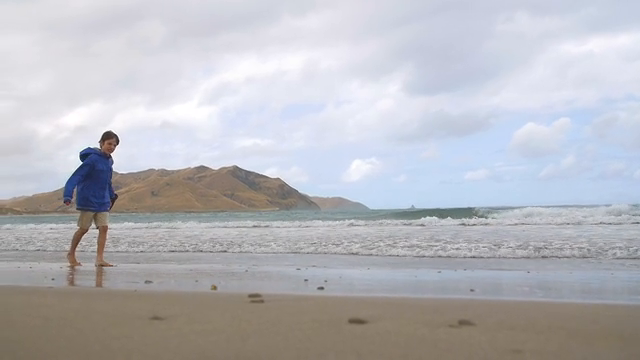
//> input picture frame 40 of boy-walking.mp4, 640 x 360 px
$ ./kalmanTracker   (built with g++ and OpenCV 4)
//> lines starting //> are read from the running program, lines starting //| are printed output that depends on the picture; after the words box and inside, x2 and y2 are one past the last pixel; in counts of white or black regions, pixels touching at a corner belong together
// [17 lines of licence text are left out]

#include "opencv2/opencv.hpp"

using namespace cv;
using namespace std;

// Compare rectangles
bool rectAreaComparator(Rect &r1, Rect &r2)
{
  return r1.area() < r2.area();
}

// Colors for display
Scalar blue(255,128,0);
Scalar red(64,64,255);

int main(int, char**)
{

  // Initialize hog descriptor for people detection
  HOGDescriptor hog(
                    Size(64, 128), //winSize
                    Size(16, 16),  //blocksize
                    Size(8, 8),    //blockStride,
                    Size(8, 8),    //cellSize,
                    9,             //nbins,
                    0,             //derivAperture,
                    -1,            //winSigma,
                    HOGDescriptor::HistogramNormType (0),             //histogramNormType,
                    0.2,           //L2HysThresh,
                    1,             //gammal correction,
                    64,            //nlevels=64
                    0);            //signedGradient
  // Setup people detector.
  vector< float > svmDetector = hog.getDefaultPeopleDetector();
  hog.setSVMDetector(svmDetector);
  float hitThreshold = 0.0;
  Size winStride = Size(8, 8);
  Size padding = Size(32, 32);
  float scale = 1.05;
  float finalThreshold = 1;
  bool useMeanshiftGrouping = 0;
  vector<double> weights;


  // Vector for storing objects rectangles
  std::vector<Rect> objects;

  // Load video
  VideoCapture cap("data/videos/boy-walking.mp4");

  // Confirm video is open
  if (!cap.isOpened())
  {
    cerr << "Unable to read video" << endl;
    return EXIT_FAILURE;
  }

  // Variables for storing frames
  Mat frame, frameDisplayDetection, frameDisplay, output;

  // Specify Kalman filter type
  int type = CV_32F;

  // Initialize Kalman filter.
  // Internal state has 6 elements (x, y, width, vx, vy, vw)
  // Measurement has 3 elements (x, y, width ).
  // Note: Height = 2 x width, so it is not part of the state
  // or measurement.
  KalmanFilter KF(6, 3, 0, type);

  /*
   Transition matrix is of the form
   [
     1, 0, 0, dt, 0,  0,
     0, 1, 0, 0,  dt, 0,
     0, 0, 1, 0,  0,  dt,
     0, 0, 0, 1,  0,  0,
     0, 0, 0, 0,  1,  0,
     0, 0, 0, dt, 0,  1
   ]

   because

   x = x + vx * dt
   y = y + vy * dt
   w = y + vw * dt

   vx = vx
   vy = vy
   vw = vw

   */
  setIdentity(KF.transitionMatrix);

  /*
   Measurement matrix is of the form
   [
    1, 0, 0, 0, 0,  0,
    0, 1, 0, 0, 0,  0,
    0, 0, 1, 0, 0,  0,
   ]

   because we are detecting only x, y and w.
   These quantities are updated.

  */
  setIdentity(KF.measurementMatrix);

  // Variable to store detected x, y and w
  Mat measurement = Mat::zeros(3, 1, type);

  // Variables to store detected object and tracked object
  Rect objectTracked, objectDetected;

  // Variables to store results of the predict and update ( a.k.a correct step ).
  Mat updatedMeasurement, predictedMeasurement;

  // Variable to indicate measurement was updated.
  bool measurementWasUpdated = false;

  // Timing variable
  double ticks, preTicks;

  // Read frames until object is detected for the first time
  while(cap.read(frame))
  {
//> frame is the input picture: 360 rows x 640 cols, CV_8UC3; mean B, G, R 188.8, 183.4, 183.1

    // Detect object
    hog.detectMultiScale(frame, objects, weights, hitThreshold, winStride, padding,
                         scale, finalThreshold, useMeanshiftGrouping);
//> objects = 1 Rect (x, y, width, height): [43, 114, 96, 192]; weights = [1.29]

    // Update timer
    ticks = (double) cv::getTickCount();


    if(objects.size() > 0 )
    {
      // First object detected
      objectDetected = *std::max_element(objects.begin(), objects.end(), rectAreaComparator);
//> objectDetected = Rect(43, 114, 96, 192)

      // Update measurement
      measurement.at<float>(0) = objectDetected.x;
//> measurement = [43, 0, 0]
      measurement.at<float>(1) = objectDetected.y;
//> measurement = [43, 114, 0]
      measurement.at<float>(2) = objectDetected.width;
//> measurement = [43, 114, 96]

      // Update state. Note x, y, w are set to measured values.
      // vx = vy = vw because we have no idea about the velocities yet.
      KF.statePost.at<float>(0) = measurement.at<float>(0);
//> KF.statePost = [43, 0, 0, 0, 0, 0]
      KF.statePost.at<float>(1) = measurement.at<float>(1);
//> KF.statePost = [43, 114, 0, 0, 0, 0]
      KF.statePost.at<float>(2) = measurement.at<float>(2);
//> KF.statePost = [43, 114, 96, 0, 0, 0]
      KF.statePost.at<float>(3) = 0;
      KF.statePost.at<float>(4) = 0;
      KF.statePost.at<float>(5) = 0;

      // Set diagonal values for covariance matrices.
      // processNoiseCov is Q
      setIdentity(KF.processNoiseCov, Scalar::all(1e-2));

      // measurementNoiseCov is R
      setIdentity(KF.measurementNoiseCov, Scalar::all(1e-2));
      break;
    }
  }

  // dt for Transition matrix
  double dt = 0;

  // Random number generator for randomly selecting frames for update
  RNG rng( 0xFFFFFFFF );

  // Loop over all frames
  while(cap.read(frame))
  {
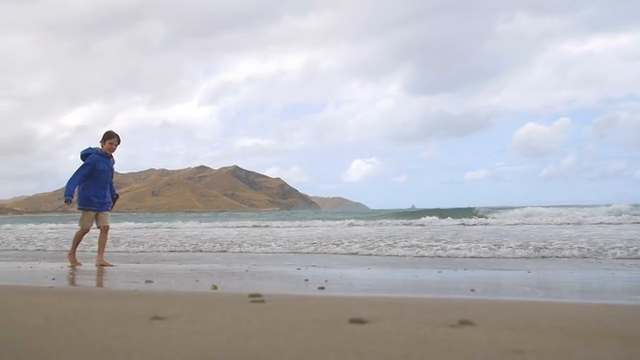
//> input picture frame 41 of boy-walking.mp4, 640 x 360 px
//> frame is the input picture: 360 rows x 640 cols, CV_8UC3; mean B, G, R 189.2, 183.6, 183.5
    // Variable for displaying tracking result
    frameDisplay = frame.clone();

    // Variable for displaying detection result
    frameDisplayDetection = frame.clone();

    // Update dt for transition matrix.
    // dt = time elapsed.

    preTicks = ticks;
    ticks = (double) cv::getTickCount();
    dt = (ticks - preTicks) / cv::getTickFrequency();

    KF.transitionMatrix.at<float>(3) = dt;
    KF.transitionMatrix.at<float>(10) = dt;
    KF.transitionMatrix.at<float>(17) = dt;

    // Kalman filter predict step
    predictedMeasurement = KF.predict();


    // Clear objects detected in previous frame.
    objects.clear();

    // Detect objects in current frame
    hog.detectMultiScale(frame, objects, weights, hitThreshold, winStride, padding,
                         scale, finalThreshold, useMeanshiftGrouping);
//> objects = 1 Rect (x, y, width, height): [44, 112, 97, 193]; weights = [1.3]

    // Find largest object
    objectDetected = *std::max_element(objects.begin(), objects.end(), rectAreaComparator);
//> objectDetected = Rect(44, 112, 97, 193)

    // Display detected rectangle
    rectangle(frameDisplayDetection, objectDetected, red, 2, 4);
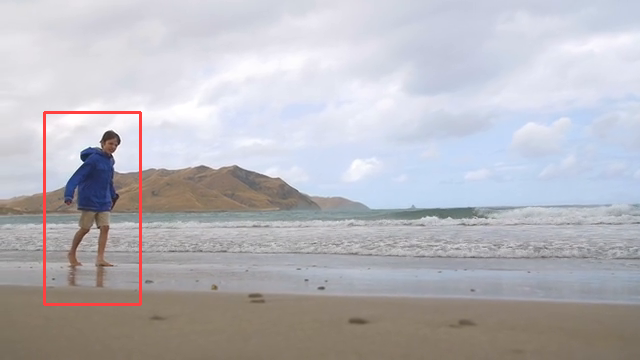
//> frameDisplayDetection: 360 rows x 640 cols, CV_8UC3; 0.75% of pixels changed, all inside (x1, y1, x2, y2) = (43, 111, 142, 306)

    // We will update measurements 15% of the time.
    // Frames are randomly chosen.
    bool update = rng.uniform( 0.0, 1.0) < 0.15;

    if (update)
    {
      // Kalman filter update step
      if(objects.size() > 0 )
      {
        // Copy x, y, w from the detected rectangle
        measurement.at<float>(0) = objectDetected.x;
//> measurement = [44, 114, 96]
        measurement.at<float>(1) = objectDetected.y;
//> measurement = [44, 112, 96]
        measurement.at<float>(2) = objectDetected.width;
//> measurement = [44, 112, 97]

        // Perform Kalman update step
        updatedMeasurement = KF.correct(measurement);
//> updatedMeasurement = [43.5, 113, 96.5, 0, 0, 0]
        measurementWasUpdated = true;
      }
      else
      {
        // Measurement not updated because no object detected
        measurementWasUpdated = false;
      }

    }
    else
    {
      // Measurement not updated
      measurementWasUpdated = false;

    }

    if(measurementWasUpdated)
    {
      // Use updated measurement if measurement was updated
      objectTracked = Rect(updatedMeasurement.at<float>(0), updatedMeasurement.at<float>(1),updatedMeasurement.at<float>(2),2 * updatedMeasurement.at<float>(2));
//> objectTracked = Rect(43, 113, 96, 193)
    }
    else
    {
      // If measurement was not updated, use predicted values.
      objectTracked = Rect(predictedMeasurement.at<float>(0), predictedMeasurement.at<float>(1),predictedMeasurement.at<float>(2),2 * predictedMeasurement.at<float>(2));
    }

    // Draw tracked object
    rectangle(frameDisplay, objectTracked, blue, 2, 4);

    // Text indicating Tracking or Detection.
    putText(frameDisplay,"Tracking", Point(20,40),FONT_HERSHEY_SIMPLEX, 0.75, blue, 2);
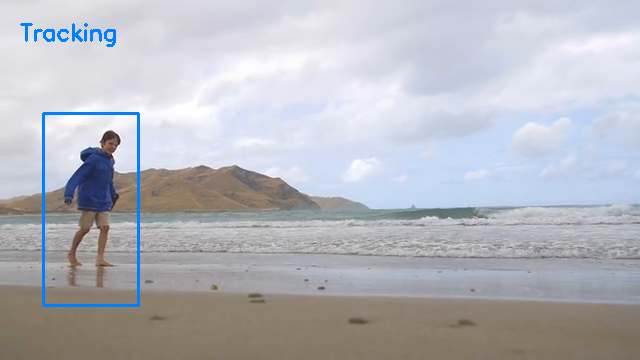
//> frameDisplay: 360 rows x 640 cols, CV_8UC3; mean B, G, R 189.9, 183, 181.5
    putText(frameDisplayDetection,"Detection", Point(20,40),FONT_HERSHEY_SIMPLEX, 0.75, red, 2);
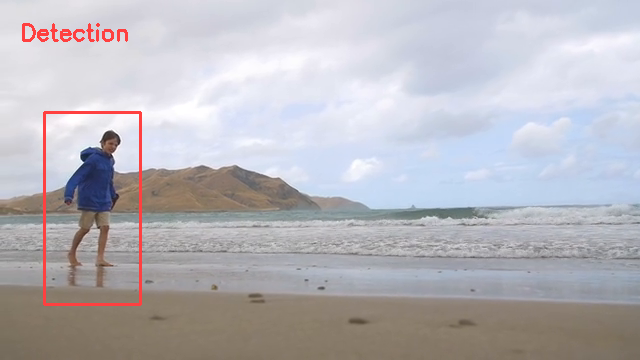
//> frameDisplayDetection: 360 rows x 640 cols, CV_8UC3; 0.35% of pixels changed, all inside (x1, y1, x2, y2) = (22, 23, 128, 42)

    // Concatenate detected result and tracked result vertically
    vconcat(frameDisplayDetection, frameDisplay, output);
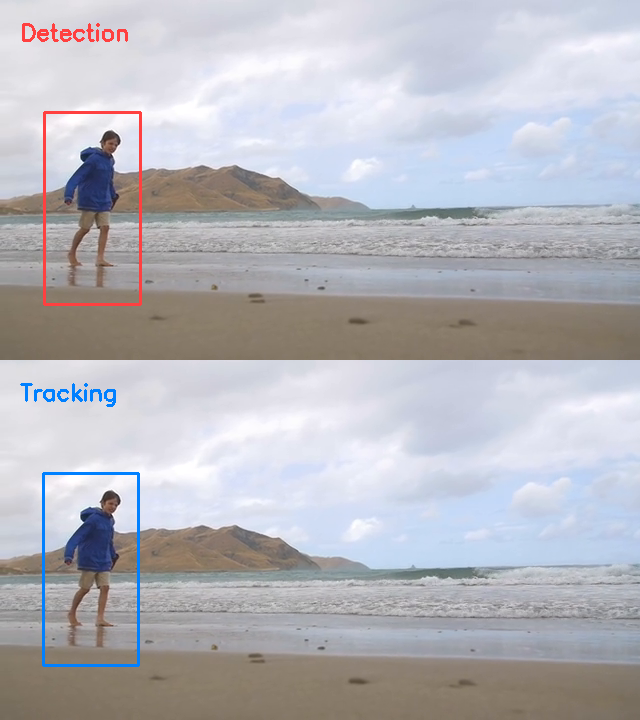
//> output: 720 rows x 640 cols, CV_8UC3; mean B, G, R 188.8, 182.6, 182.8

    // Display result.
    imshow("object Tracker", output);
    int key = waitKey(5);
//> the Esc key is pressed
    // Break if ESC pressed
    if ( key == 27 )
    {
      break;
    }

  }
  return EXIT_SUCCESS;
}

$ run again, starting later in the video
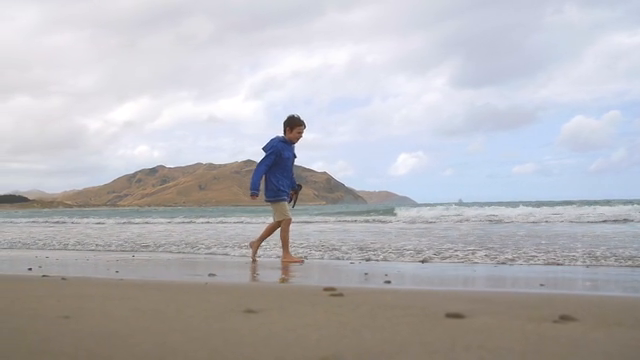
//> input picture frame 183 of boy-walking.mp4, 640 x 360 px
//> frame is the input picture: 360 rows x 640 cols, CV_8UC3; mean B, G, R 185.2, 181.1, 182.1
//> `hog.detectMultiScale(frame, objects, weights, hitThreshold, winStride,..`: objects = 1 Rect (x, y, width, height): [235, 111, 90, 180]; weights = [1.28]
//> `objectDetected = *std::max_element(objects.begin(), objects.end(), rec..`: objectDetected = Rect(235, 111, 90, 180)
//> `measurement.at<float>(0) = objectDetected.x;`: measurement = [235, 0, 0]
//> `measurement.at<float>(1) = objectDetected.y;`: measurement = [235, 111, 0]
//> `measurement.at<float>(2) = objectDetected.width;`: measurement = [235, 111, 90]
//> `KF.statePost.at<float>(0) = measurement.at<float>(0);`: KF.statePost = [235, 0, 0, 0, 0, 0]
//> `KF.statePost.at<float>(1) = measurement.at<float>(1);`: KF.statePost = [235, 111, 0, 0, 0, 0]
//> `KF.statePost.at<float>(2) = measurement.at<float>(2);`: KF.statePost = [235, 111, 90, 0, 0, 0]
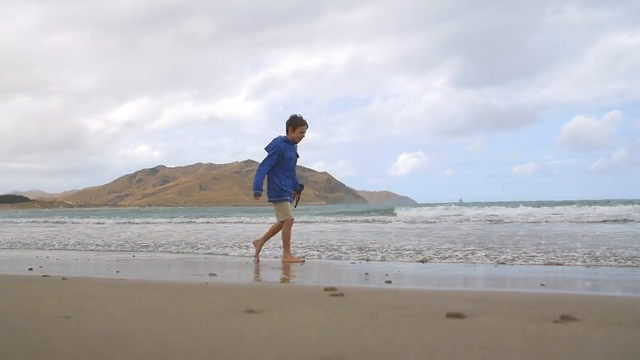
//> input picture frame 184 of boy-walking.mp4, 640 x 360 px
//> frame is the input picture: 360 rows x 640 cols, CV_8UC3; mean B, G, R 184.8, 181, 181.8
//> `hog.detectMultiScale(frame, objects, weights, hitThreshold, winStride,..`: objects = 1 Rect (x, y, width, height): [236, 107, 94, 188]; weights = [0.644]
//> `objectDetected = *std::max_element(objects.begin(), objects.end(), rec..`: objectDetected = Rect(236, 107, 94, 188)
//> `measurement.at<float>(0) = objectDetected.x;`: measurement = [236, 111, 90]
//> `measurement.at<float>(1) = objectDetected.y;`: measurement = [236, 107, 90]
//> `measurement.at<float>(2) = objectDetected.width;`: measurement = [236, 107, 94]
//> updatedMeasurement = [235.5, 109, 92, 0, 0, 0]
//> objectTracked = Rect(235, 109, 92, 184)
//> `vconcat(frameDisplayDetection, frameDisplay, output);`:
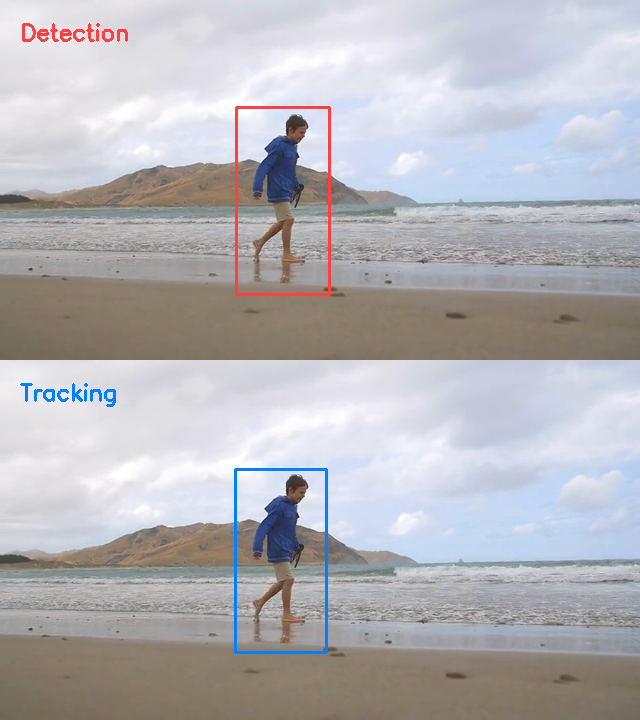
//> output: 720 rows x 640 cols, CV_8UC3; mean B, G, R 184.4, 179.9, 181.1

$ run again, starting later in the video
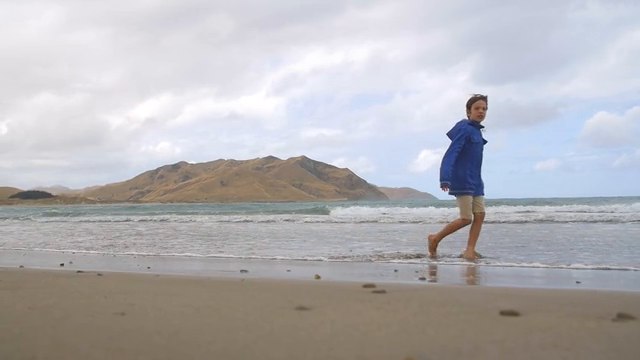
//> input picture frame 326 of boy-walking.mp4, 640 x 360 px
//> frame is the input picture: 360 rows x 640 cols, CV_8UC3; mean B, G, R 181.4, 178.3, 179.9
//> `hog.detectMultiScale(frame, objects, weights, hitThreshold, winStride,..`: objects = 1 Rect (x, y, width, height): [418, 84, 104, 207]; weights = [1.18]
//> `objectDetected = *std::max_element(objects.begin(), objects.end(), rec..`: objectDetected = Rect(418, 84, 104, 207)
//> `measurement.at<float>(0) = objectDetected.x;`: measurement = [418, 0, 0]
//> `measurement.at<float>(1) = objectDetected.y;`: measurement = [418, 84, 0]
//> `measurement.at<float>(2) = objectDetected.width;`: measurement = [418, 84, 104]
//> `KF.statePost.at<float>(0) = measurement.at<float>(0);`: KF.statePost = [418, 0, 0, 0, 0, 0]
//> `KF.statePost.at<float>(1) = measurement.at<float>(1);`: KF.statePost = [418, 84, 0, 0, 0, 0]
//> `KF.statePost.at<float>(2) = measurement.at<float>(2);`: KF.statePost = [418, 84, 104, 0, 0, 0]
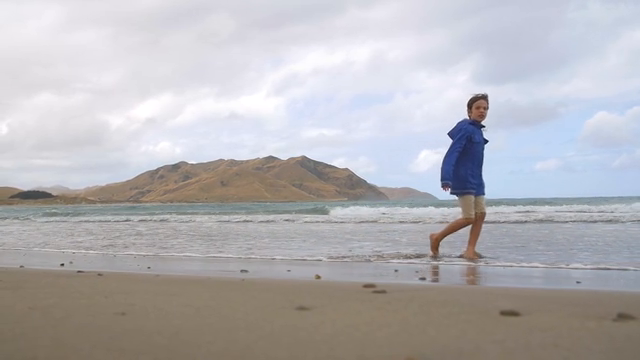
//> input picture frame 327 of boy-walking.mp4, 640 x 360 px
//> frame is the input picture: 360 rows x 640 cols, CV_8UC3; mean B, G, R 181.8, 178.5, 180.2
//> `hog.detectMultiScale(frame, objects, weights, hitThreshold, winStride,..`: objects = 1 Rect (x, y, width, height): [418, 79, 107, 214]; weights = [0.949]
//> `objectDetected = *std::max_element(objects.begin(), objects.end(), rec..`: objectDetected = Rect(418, 79, 107, 214)
//> `measurement.at<float>(1) = objectDetected.y;`: measurement = [418, 79, 104]
//> `measurement.at<float>(2) = objectDetected.width;`: measurement = [418, 79, 107]
//> updatedMeasurement = [418, 81.5, 105.5, 0, 0, 0]
//> objectTracked = Rect(418, 81, 105, 211)
//> `vconcat(frameDisplayDetection, frameDisplay, output);`:
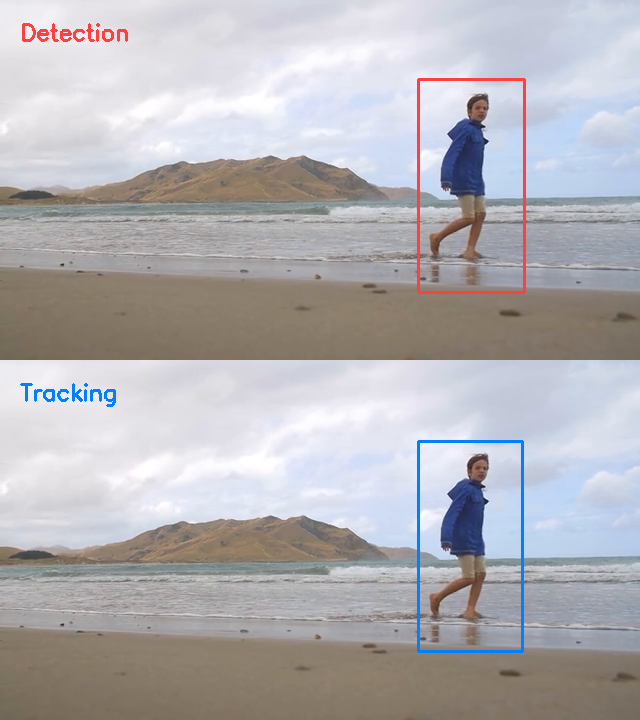
//> output: 720 rows x 640 cols, CV_8UC3; mean B, G, R 181.2, 177.3, 179.4
